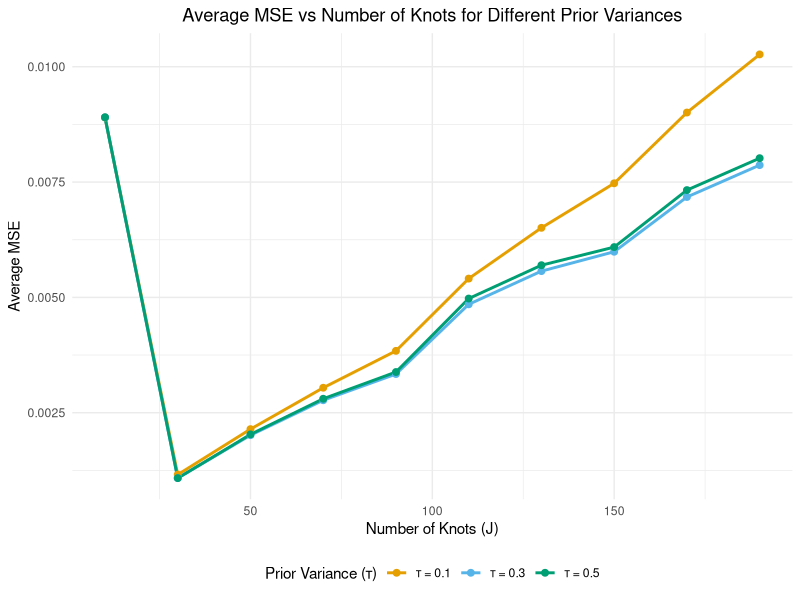

This figure's R source: (Note: this script raises an error after producing the figure.)
set.seed(123)

library(splines)
library(MLmetrics)
library(ggplot2)

# Simulation parameters
n <- 2000
Sp_order <- 3
x <- seq(0, 1, length.out = n)
tau_values <- c(0.1, 0.3, 0.5)
J_values <- seq(10, 200, by = 20)
num_seeds <- 1

# True function and noise parameters
s <- function(m, x) {
  sqrt(2) * sum(seq(m)^(-1.5) * sin(seq(m)) * cos(((seq(m)) - 0.5) * pi * x))
}
z <- vector()
for (j in 1:n) {
  z[j] <- s(1000, j / n)
}

sd <- 0.3
sigma_sq <- sd^2

# Precompute basis matrices for all J values
B_list <- lapply(J_values, function(j) {
  knots <- c(-0.0002, -0.0001, seq(0, 1, length.out = j - 4), 1.0001, 1.0002)
  splineDesign(knots, x, ord = Sp_order, outer.ok = TRUE, sparse = FALSE)
})

# Initialize storage
results <- list()
random_seeds <- sample(0:2000, num_seeds)

# Main simulation loop
for (tau in tau_values) {
  tau_sq <- tau  # Using τ directly for clarity
  MSE_matrix <- matrix(0, nrow = num_seeds, ncol = length(J_values))
  
  for (i in 1:num_seeds) {
    set.seed(random_seeds[i])
    y <- z + rnorm(n, 0, sd)
    
    for (j in seq_along(J_values)) {
      B <- B_list[[j]]
      p <- ncol(B)
      
      # Bayesian linear regression computation
      precision_matrix <- (1/tau_sq) * diag(p) + (1/sigma_sq) * crossprod(B)
      theta <- solve(precision_matrix, (1/sigma_sq) * crossprod(B, y))
      
      MSE_matrix[i, j] <- MSE(z, B %*% theta)
    }
  }
  
  # Store results with clear labeling
  results[[paste0("tau_", tau)]] <- data.frame(
    J = J_values,
    Avg_MSE = colMeans(MSE_matrix),
    Tau = factor(paste("τ =", tau), 
                 levels = paste("τ =", tau_values))
  )  # Added closing ) for data.frame and factor
}  # Closing bracket for tau loop

# Combine all results
plot_data <- do.call(rbind, results)

# Create visualization
ggplot(plot_data, aes(x = J, y = Avg_MSE, color = Tau)) +
  geom_line(size = 1) +
  geom_point(size = 2) +
  labs(title = "Average MSE vs Number of Knots for Different Prior Variances",
       x = "Number of Knots (J)",
       y = "Average MSE",
       color = "Prior Variance (τ)") +
  theme_minimal() +
  scale_color_manual(values = c("#E69F00", "#56B4E9", "#009E73")) +
  theme(legend.position = "bottom",
        plot.title = element_text(hjust = 0.5))

num_Hs_seeds <- 1
Hs_seeds <- sample(0:2000, num_Hs_seeds)  # Generate 10 different seeds

# Initialize storage for Horseshoe results
Hs_MSE_matrix <- matrix(0, nrow = num_Hs_seeds, ncol = length(J_values))

# Loop over seeds and J values
for (s in 1:num_Hs_seeds) {
  set.seed(Hs_seeds[s])  # Set seed for this iteration
  y <- z + rnorm(n, 0, sd)  # Generate new noisy observations
  
  for (j in seq_along(J_values)) {
    J <- J_values[j]  # Get current J
    
    # Construct B-spline basis matrix
    knots <- c(-0.0002, -0.0001, seq(0, 1, length.out = J - 4), 1.0001, 1.0002)
    B <- splineDesign(knots, x, ord = Sp_order, outer.ok = TRUE, sparse = TRUE)
    
    # Run Horseshoe prior regression
    Hs1 <- horseshoesp(y, B, method.tau = "halfCauchy", 
                       Sigma2 = sigma_sq, tau = 1,
                       method.sigma = "fixed", burn = 1000, nmc = 5000, thin = 1, alpha = 0.05)
    
    # Extract estimated coefficients
    beta_hat1 <- as.vector(unlist(Hs1[1])) 
    
    # Compute MSE for Horseshoe model
    Hs_MSE_matrix[s, j] <- MSE(z, as.numeric(B %*% beta_hat1))
  }
}

# Compute average MSE across 10 seeds
Hs_MSE_avg <- colMeans(Hs_MSE_matrix)

# Create data frame for Horseshoe results
hs_results <- data.frame(
  J = J_values,
  Avg_MSE = Hs_MSE_avg,
  Tau = factor("Horseshoe Prior")
)

# Combine all results
plot_data <- rbind(plot_data, hs_results)

# Plot the results
ggplot(plot_data, aes(x = J, y = Avg_MSE, color = Tau)) +
  geom_line(size = 1) +
  geom_point(size = 2) +
  labs(title = "MSE vs Number of Knots (J) for Different Priors",
       x = "Number of Knots (J)",
       y = "MSE",
       color = "Prior Type") +
  theme_minimal() +
  scale_color_manual(values = c("#E69F00", "#56B4E9", "#009E73", "black")) +  # Black for HS prior
  theme(legend.position = "bottom",
        plot.title = element_text(hjust = 0.5))
